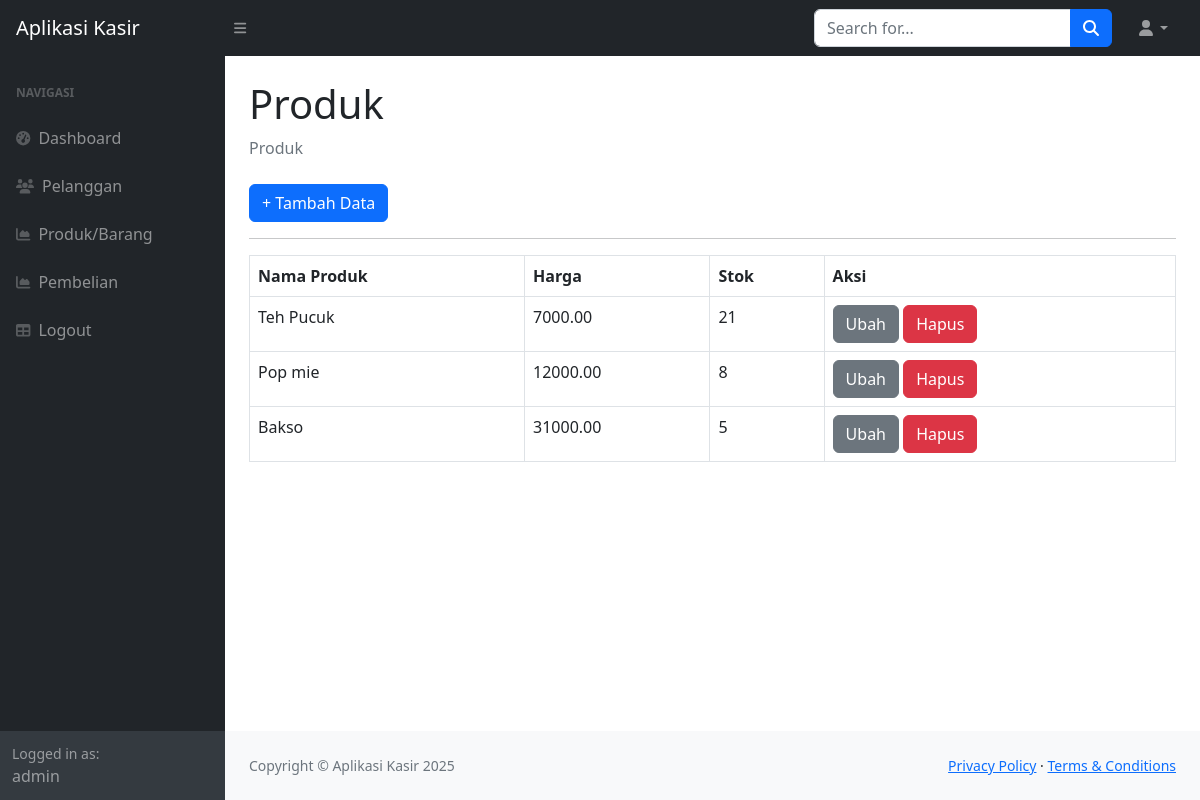
The app's page /index.php?page=produk (signed in) with its own data.
### tables this page shows
CREATE TABLE `produk` (
  `ProdukID` int(11) NOT NULL,
  `NamaProduk` varchar(255) DEFAULT NULL,
  `Harga` decimal(10,2) DEFAULT NULL,
  `Stok` int(11) DEFAULT NULL
);

### produk.php (the view)
<div class="container-fluid px-4">
                        <h1 class="mt-4">Produk</h1>
                        <ol class="breadcrumb mb-4">
                            <li class="breadcrumb-item active">Produk</li>
                        </ol>
                        <a href="?page=produk_tambah" class="btn btn-primary">+ Tambah Data</a>
                        <hr>
                         <table class="table table-bordered">
                            <tr>
                                <th>Nama Produk</th>
                                <th>Harga</th>
                                <th>Stok</th>
                                <th>Aksi</th>
                            </tr>
                            <?php
                            $query = mysqli_query($koneksi, "SELECT*FROM produk");
                            while($data = mysqli_fetch_array($query)){
                            ?>
                            <tr>
                                <td><?php echo $data['NamaProduk']; ?></td>
                                <td><?php echo $data['Harga']; ?></td>
                                <td><?php echo $data['Stok']; ?></td>
                                <td>
                                    <a href="?page=produk_ubah&&id=<?php echo $data['ProdukID']; ?>" class="btn btn-secondary">Ubah</a>
                                    <a href="?page=produk_hapus&&id=<?php echo $data['ProdukID']; ?>" class="btn btn-danger">Hapus</a>
                                </td>
                            </tr>
                            <?php
                            }
                          ?>
                         </table>
                    </div>

### records on screen
produk: NamaProduk "Teh Pucuk", Harga "7000.00", Stok "21"
produk: NamaProduk "Pop mie", Harga "12000.00", Stok "8"
produk: NamaProduk "Bakso", Harga "31000.00", Stok "5"

### other values on screen
$_SESSION['user']['nama'] "admin"
